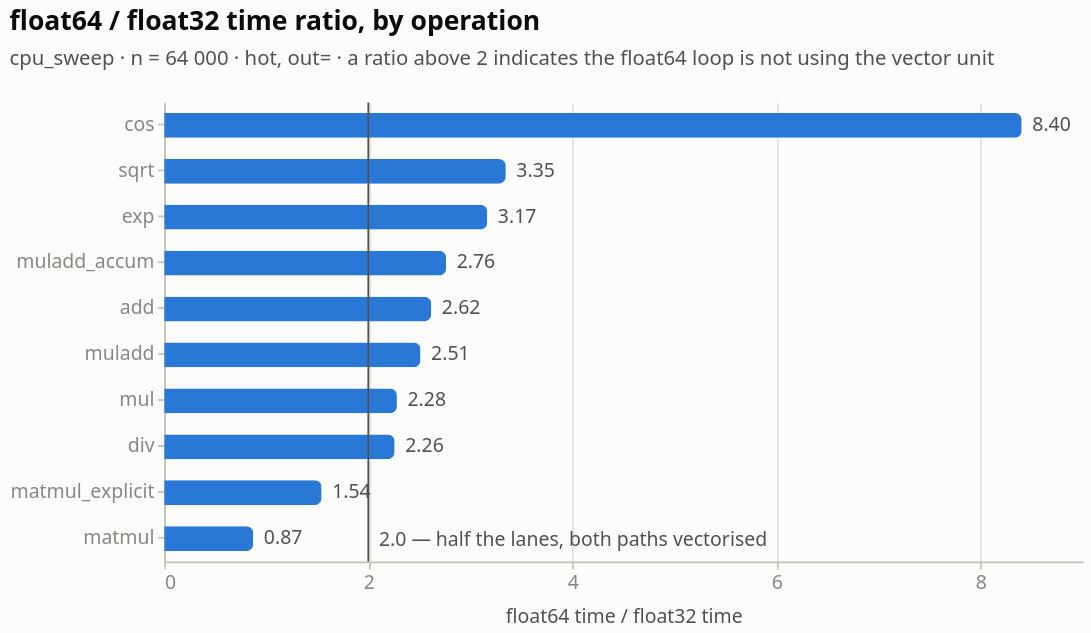

This figure's notebook cell:
### Markdown cell above
The grey cloud is the informative part of the chart: the eleven hardware dtypes
all lie within a small factor of `float64`, which is the expected signature of
arithmetic performed by the FPU. The two highlighted series lie well outside that
range.

Quad's multiple of `float64` is smallest on `div` and on the transcendental
functions. This is not because quad is comparatively fast on those operations,
but because `float64` division and `cos` are themselves slow enough to narrow the
ratio; both terms of the ratio vary.

### Vectorisation of the float64 path

The harness supports a direct diagnostic. On cache-resident data, `float64`
should cost approximately 2× `float32` if both paths are vectorised, since AVX2
accommodates half as many `float64` lanes. A ratio substantially above 2
indicates that the `float64` loop has left the vector unit and fallen back to
scalar libm.

### Code cell
ratio = (
    sweep.filter(HOT_OUT & BIG & pl.col("implementation").is_in(["float32", "float64"]))
    .pivot("implementation", index="operation", values="us")
    .drop_nulls()
    .with_columns((pl.col("float64") / pl.col("float32")).alias("ratio"))
    .with_columns(pl.when(pl.col("ratio") > 2.6).then(pl.lit("scalar fallback"))
                    .otherwise(pl.lit("vectorised")).alias("verdict"))
    .sort("ratio", descending=True)
)

bars = alt.Chart(ratio).mark_bar(color=P["series"][0], size=14).encode(
    x=alt.X("ratio:Q", title="float64 time / float32 time",
            scale=alt.Scale(domainMin=0), axis=alt.Axis(tickCount=5)),
    y=alt.Y("operation:N", sort="-x", title=None),
    tooltip=[alt.Tooltip("operation:N", title="op"),
             alt.Tooltip("ratio:Q", title="f64/f32", format=".2f"),
             alt.Tooltip("float32:Q", title="float32 us", format=".2f"),
             alt.Tooltip("float64:Q", title="float64 us", format=".2f")])
lane_line = alt.Chart(pl.DataFrame({"x": [2.0]})).mark_rule(
    color=P["ink2"], strokeWidth=1).encode(x="x:Q")
lane_text = alt.Chart(pl.DataFrame({"x": [2.0], "t": ["2.0 — half the lanes, both paths vectorised"]})).mark_text(
    align="left", dx=6, fontSize=11, color=P["ink2"]).encode(
    x="x:Q", y=alt.value(248), text="t:N")
val = bars.mark_text(align="left", dx=6, fontSize=11, color=P["ink2"]).encode(
    text=alt.Text("ratio:Q", format=".2f"))

fig3 = (bars + val + lane_line + lane_text).properties(
    width=520, height=260,
    title=alt.Title("float64 / float32 time ratio, by operation",
                    subtitle="cpu_sweep · n = 64 000 · hot, out= · a ratio above 2 indicates the "
                             "float64 loop is not using the vector unit"),
)
figure(fig3, ratio.select("operation", "float32", "float64", "ratio", "verdict"),
       "Table view — f64/f32 ratios")

### Figure 1 — Vega-Lite specification as saved in the notebook (floating-point values rounded to 4 significant figures)
{"config": {"background": "#fcfcfb", "font": "system-ui, -apple-system, \"Segoe UI\", sans-serif", "view": {"stroke": null, "continuousWidth": 620, "continuousHeight": 300}, "axis": {"labelFont": "system-ui, -apple-system, \"Segoe UI\", sans-serif", "titleFont": "system-ui, -apple-system, \"Segoe UI\", sans-serif", "labelColor": "#898781", "titleColor": "#52514e", "labelFontSize": 11, "titleFontSize": 11, "titleFontWeight": 500, "titlePadding": 8, "domainColor": "#c3c2b7", "domainWidth": 1, "tickColor": "#c3c2b7", "tickSize": 4, "gridColor": "#e1e0d9", "gridWidth": 1, "gridDash": []}, "legend": {"labelFont": "system-ui, -apple-system, \"Segoe UI\", sans-serif", "titleFont": "system-ui, -apple-system, \"Segoe UI\", sans-serif", "labelColor": "#52514e", "titleColor": "#52514e", "labelFontSize": 11, "titleFontSize": 11, "titleFontWeight": 500, "symbolType": "circle", "symbolSize": 90, "orient": "top", "direction": "horizontal", "offset": 8, "titlePadding": 10}, "title": {"font": "system-ui, -apple-system, \"Segoe UI\", sans-serif", "color": "#0b0b0b", "fontSize": 15, "fontWeight": 600, "subtitleFont": "system-ui, -apple-system, \"Segoe UI\", sans-serif", "subtitleColor": "#52514e", "subtitleFontSize": 11.5, "subtitlePadding": 8, "anchor": "start", "offset": 14, "dy": -4}, "header": {"labelFont": "system-ui, -apple-system, \"Segoe UI\", sans-serif", "titleFont": "system-ui, -apple-system, \"Segoe UI\", sans-serif", "labelColor": "#52514e", "titleColor": "#52514e", "labelFontSize": 11.5, "labelFontWeight": 600, "titleFontSize": 11}, "range": {"category": ["#2a78d6", "#eb6834", "#1baf7a"], "heatmap": ["#cde2fb", "#9ec5f4", "#6da7ec", "#3987e5", "#256abf", "#184f95", "#0d366b"], "ramp": ["#cde2fb", "#9ec5f4", "#6da7ec", "#3987e5", "#256abf", "#184f95", "#0d366b"]}, "bar": {"cornerRadiusEnd": 4, "discreteBandSize": 15}, "point": {"size": 95, "filled": true, "stroke": "#fcfcfb", "strokeWidth": 2, "opacity": 1}, "line": {"strokeWidth": 2, "strokeCap": "round", "strokeJoin": "round"}, "rule": {"strokeWidth": 1}, "text": {"font": "system-ui, -apple-system, \"Segoe UI\", sans-serif", "fontSize": 11, "color": "#52514e"}}, "layer": [{"mark": {"type": "bar", "color": "#2a78d6", "size": 14}, "encoding": {"tooltip": [{"field": "operation", "title": "op", "type": "nominal"}, {"field": "ratio", "format": ".2f", "title": "f64/f32", "type": "quantitative"}, {"field": "float32", "format": ".2f", "title": "float32 us", "type": "quantitative"}, {"field": "float64", "format": ".2f", "title": "float64 us", "type": "quantitative"}], "x": {"axis": {"tickCount": 5}, "field": "ratio", "scale": {"domainMin": 0}, "title": "float64 time / float32 time", "type": "quantitative"}, "y": {"field": "operation", "sort": "-x", "title": null, "type": "nominal"}}}, {"mark": {"type": "text", "align": "left", "color": "#52514e", "dx": 6, "fontSize": 11}, "encoding": {"text": {"field": "ratio", "format": ".2f", "type": "quantitative"}, "tooltip": [{"field": "operation", "title": "op", "type": "nominal"}, {"field": "ratio", "format": ".2f", "title": "f64/f32", "type": "quantitative"}, {"field": "float32", "format": ".2f", "title": "float32 us", "type": "quantitative"}, {"field": "float64", "format": ".2f", "title": "float64 us", "type": "quantitative"}], "x": {"axis": {"tickCount": 5}, "field": "ratio", "scale": {"domainMin": 0}, "title": "float64 time / float32 time", "type": "quantitative"}, "y": {"field": "operation", "sort": "-x", "title": null, "type": "nominal"}}}, {"data": {"name": "data-3d59f27573918e9483b82f3f961fcb89"}, "mark": {"type": "rule", "color": "#52514e", "strokeWidth": 1}, "encoding": {"x": {"field": "x", "type": "quantitative"}}}, {"data": {"name": "data-46a1c5bb586a713c0d804901d8e83e7b"}, "mark": {"type": "text", "align": "left", "color": "#52514e", "dx": 6, "fontSize": 11}, "encoding": {"text": {"field": "t", "type": "nominal"}, "x": {"field": "x", "type": "quantitative"}, "y": {"value": 248}}}], "data": {"name": "data-78b779e2283e7d53fa1ab305da308fc5"}, "height": 260, "title": {"text": "float64 / float32 time ratio, by operation", "subtitle": "cpu_sweep · n = 64 000 · hot, out= · a ratio above 2 indicates the float64 loop is not using the vector unit"}, "width": 520, "$schema": "https://vega.github.io/schema/vega-lite/v6.4.1.json", "datasets": {"data-78b779e2283e7d53fa1ab305da308fc5": [{"operation": "cos", "float32": 417.2, "float64": 3506.0, "ratio": 8.403, "verdict": "scalar fallback"}, {"operation": "sqrt", "float32": 95.78, "float64": 320.6, "ratio": 3.347, "verdict": "scalar fallback"}, {"operation": "exp", "float32": 373.3, "float64": 1182.0, "ratio": 3.165, "verdict": "scalar fallback"}, {"operation": "muladd_accum", "float32": 109.1, "float64": 301.2, "ratio": 2.762, "verdict": "scalar fallback"}, {"operation": "add", "float32": 63.65, "float64": 166.6, "ratio": 2.617, "verdict": "scalar fallback"}, {"operation": "muladd", "float32": 149.1, "float64": 374.4, "ratio": 2.511, "verdict": "vectorised"}, {"operation": "mul", "float32": 72.61, "float64": 165.6, "ratio": 2.28, "verdict": "vectorised"}, {"operation": "div", "float32": 73.02, "float64": 164.9, "ratio": 2.258, "verdict": "vectorised"}, {"operation": "matmul_explicit", "float32": 724.2, "float64": 1117.0, "ratio": 1.542, "verdict": "vectorised"}, {"operation": "matmul", "float32": 4672.0, "float64": 4076.0, "ratio": 0.8724, "verdict": "vectorised"}], "data-3d59f27573918e9483b82f3f961fcb89": [{"x": 2.0}], "data-46a1c5bb586a713c0d804901d8e83e7b": [{"x": 2.0, "t": "2.0 — half the lanes, both paths vectorised"}]}}
